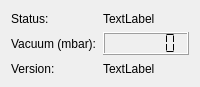
<?xml version="1.0" encoding="UTF-8"?>
<ui version="4.0">
 <class>Form</class>
 <widget class="QWidget" name="Form">
  <property name="geometry">
   <rect>
    <x>0</x>
    <y>0</y>
    <width>200</width>
    <height>87</height>
   </rect>
  </property>
  <property name="windowTitle">
   <string>Vacuum gauge</string>
  </property>
  <property name="windowIcon">
   <iconset resource="../../../resource/icons/icons.qrc">
    <normaloff>:/icons/tpg201.svg</normaloff>:/icons/tpg201.svg</iconset>
  </property>
  <layout class="QGridLayout" name="gridLayout">
   <item row="0" column="0">
    <widget class="QLabel" name="label">
     <property name="text">
      <string>Status:</string>
     </property>
    </widget>
   </item>
   <item row="1" column="1">
    <widget class="QLCDNumber" name="vacuumLcdNumber">
     <property name="digitCount">
      <number>6</number>
     </property>
     <property name="segmentStyle">
      <enum>QLCDNumber::Flat</enum>
     </property>
    </widget>
   </item>
   <item row="1" column="0">
    <widget class="QLabel" name="label_2">
     <property name="text">
      <string>Vacuum (mbar):</string>
     </property>
    </widget>
   </item>
   <item row="0" column="1">
    <widget class="QLabel" name="statusLabel">
     <property name="text">
      <string>TextLabel</string>
     </property>
    </widget>
   </item>
   <item row="2" column="0">
    <widget class="QLabel" name="label_3">
     <property name="text">
      <string>Version:</string>
     </property>
    </widget>
   </item>
   <item row="2" column="1">
    <widget class="QLabel" name="versionLabel">
     <property name="text">
      <string>TextLabel</string>
     </property>
    </widget>
   </item>
  </layout>
 </widget>
 <resources>
  <include location="../../../resource/icons/icons.qrc"/>
 </resources>
 <connections/>
</ui>
